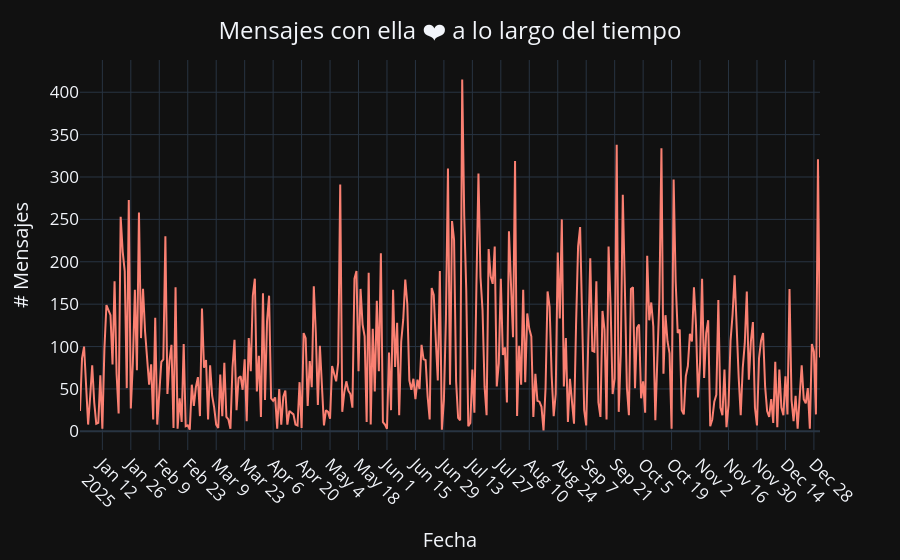

Here is the notebook cell this chart was saved with:
### Markdown cell above
Número de mensajes a través del tiempo

### Code cell
# Crear una columna de 1 para realizar el conteo de mensajes
df['# Mensajes por día'] = 1

# Sumar (contar) los mensajes que tengan la misma fecha
date_df = df.groupby('Fecha').sum().reset_index()

# Plotear la cantidad de mensajes respecto del tiempo
fig = px.line(date_df, x='Fecha', y='# Mensajes por día', color_discrete_sequence=['salmon'], template='plotly_dark')

# Ajustar el gráfico
fig.update_layout(
    title={'text': 'Mensajes con ella ❤️ a lo largo del tiempo', 'y':0.96, 'x':0.5, 'xanchor': 'center'},
    font=dict(size=17))
fig.update_xaxes(title_text='Fecha', tickangle=45, nticks=35)
fig.update_yaxes(title_text='# Mensajes')
fig.show()

### Figure 1 — Plotly figure (JSON) as saved in the notebook; plotly's stock layout.template omitted (floating-point values rounded to 4 significant figures; data arrays with more than 128 entries replaced by an {"elided": "..."} marker saying what was removed)
{"data": [{"hovertemplate": "Fecha=%{x}<br># Mensajes por día=%{y}<extra></extra>", "legendgroup": "", "line": {"color": "salmon", "dash": "solid"}, "marker": {"symbol": "circle"}, "mode": "lines", "name": "", "orientation": "v", "showlegend": false, "type": "scatter", "x": {"elided": "364 str values"}, "xaxis": "x", "y": {"elided": "364 int values"}, "yaxis": "y"}], "layout": {"font": {"size": 17}, "legend": {"tracegroupgap": 0}, "margin": {"t": 60}, "title": {"text": "Mensajes con ella ❤️ a lo largo del tiempo", "x": 0.5, "xanchor": "center", "y": 0.96}, "xaxis": {"anchor": "y", "domain": [0, 1], "nticks": 35, "tickangle": 45, "title": {"text": "Fecha"}}, "yaxis": {"anchor": "x", "domain": [0, 1], "title": {"text": "# Mensajes"}}}}
